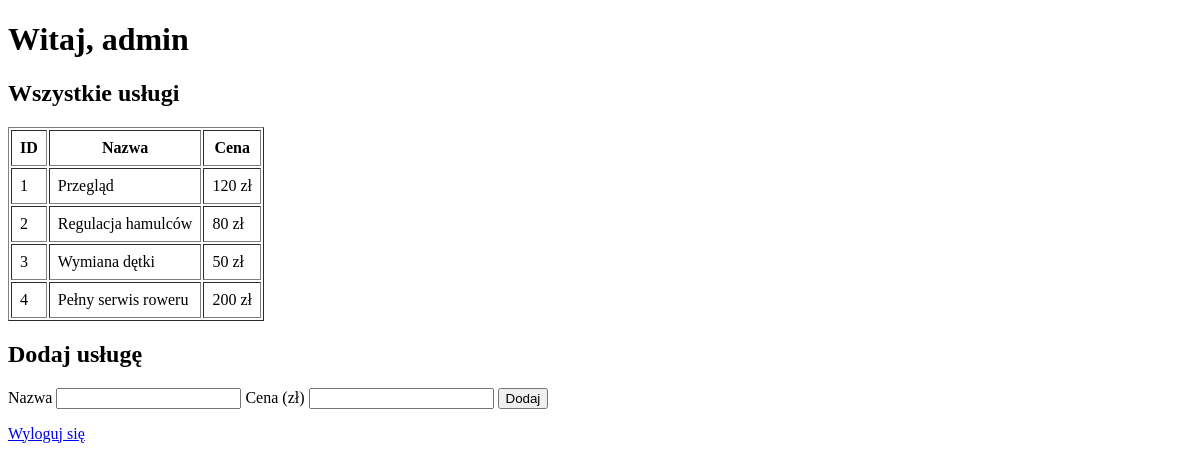
Before: /admin.php (signed in) with the older database file.
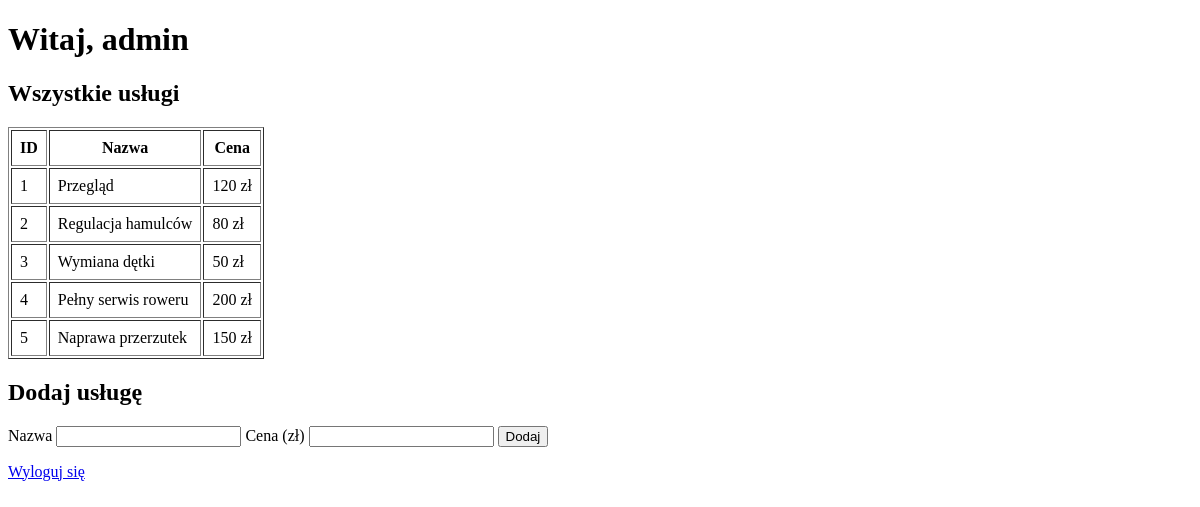
After: the same page with the newer database file.
### tables this page shows
CREATE TABLE uslugi (
    id INTEGER PRIMARY KEY AUTOINCREMENT,
    nazwa TEXT NOT NULL,
    cena REAL NOT NULL
);

### admin.php (the view, shortened to what this page needs)
<?php
require_once __DIR__ . '/baza.php';
$z = $pdo->query('SELECT * FROM uslugi ORDER BY id');
$uslugi = $z->fetchAll();
?>
<!DOCTYPE html>
<html lang="pl">
<head>
</head>
<body>
<h1>Witaj, <?= htmlspecialchars($_SESSION['uzytkownik']) ?></h1>
<h2>Wszystkie usługi</h2>
<table border="1" cellpadding="8">
    <tr>
        <th>ID</th>
        <th>Nazwa</th>
        <th>Cena</th>
    </tr>
    <?php foreach ($uslugi as $usluga): ?>
        <tr>
            <td><?= htmlspecialchars((string)$usluga['id']) ?></td>
            <td><?= htmlspecialchars($usluga['nazwa']) ?></td>
            <td><?= htmlspecialchars((string)$usluga['cena']) ?> zł</td>
        </tr>
    <?php endforeach; ?>
</table>
<h2>Dodaj usługę</h2>
<form method="post">
    <label for="nazwa">Nazwa</label>
    <input id="nazwa" name="nazwa" required maxlength="100">
    <label for="cena">Cena (zł)</label>
    <input id="cena" name="cena" type="number" min="1" required>
    <button>Dodaj</button>
</form>
<p><a href="wyloguj.php">Wyloguj się</a></p>
</body>
</html>

Changed rows visible on the page:
added uslugi: id "5", nazwa "Naprawa przerzutek", cena "150"
